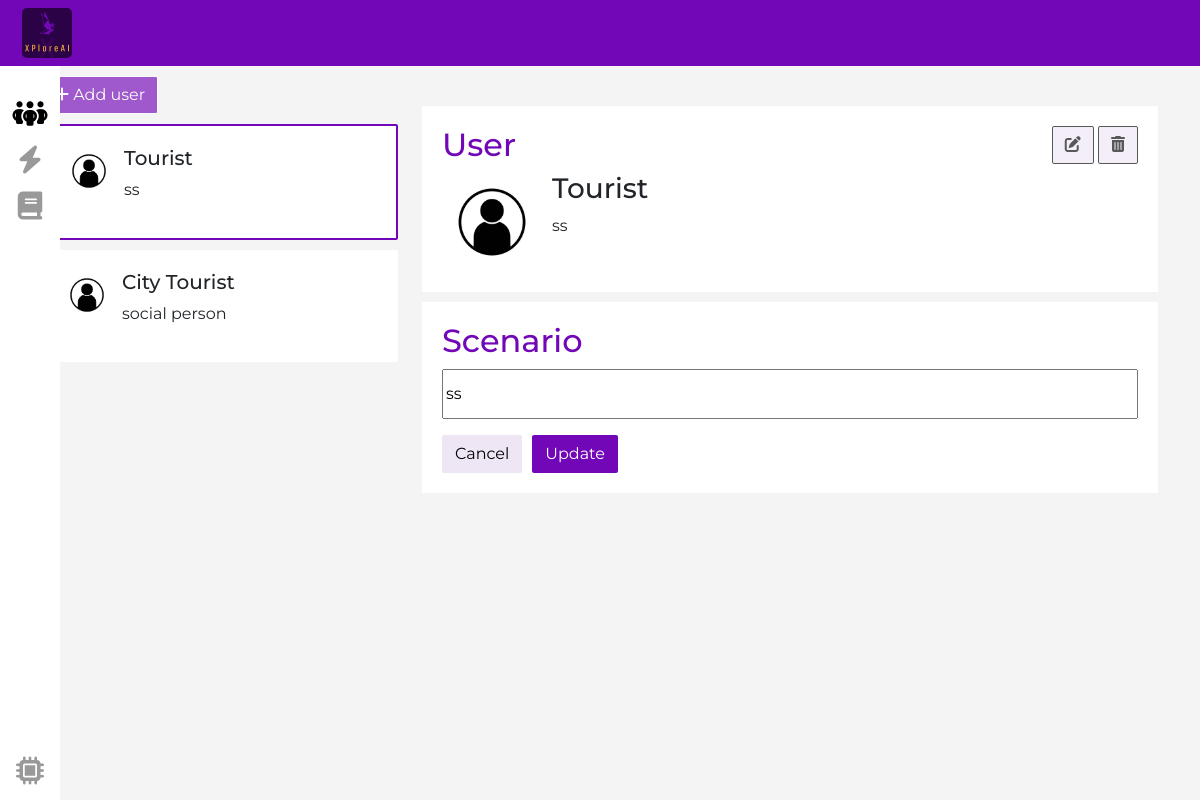
The page /fdd_app/persona=38/scenario=56/update_scenario on the database its author committed.
### fdd_app/models.py (models this page shows)
class Persona(models.Model):
  image = models.ImageField(upload_to='personas/', default='personas/default_persona.jpeg')
  name = models.CharField(max_length=100, blank=True)
  description = models.TextField(blank=True)

class Scenario(models.Model):
  persona = models.ForeignKey(Persona, on_delete=models.CASCADE, blank=True)
  description = models.CharField(max_length=300, blank=True)

### fdd_app/views.py (the view)
# urls.py: path('persona=<int:persona_id>/scenario=<int:scenario_id>/update_scenario', views.update_scenario, name='update_scenario'),
def update_scenario(request, persona_id, scenario_id):
  lastest_persona = Persona.objects.latest('id')
  latest_scenario = Scenario.objects.earliest('id')
  scenario = get_object_or_404(Scenario, id = scenario_id)
  persona = Persona.objects.get(id=persona_id)
  personas = Persona.objects.all().order_by("-id")
  scenarios = Scenario.objects.filter(persona=persona).order_by("-id")
  top_scenario = Scenario.objects.earliest('id')
  samples_per_scenario = []
  for s in scenarios:
    samples = Sample.objects.filter(scenario=s)
    samples_per_scenario.append({'scenario': s, 'samples': samples})
  scenario_form = ScenarioForm(request.POST or None, instance = scenario)
  if scenario_form.is_valid():
    scenario_form.save()
    return redirect('/fdd_app/persona={}/create_scenarios'.format(persona_id, scenario_id))
  return render(request, "fdd_app/update_scenario.html",
    {
    'latest_persona': lastest_persona,
    'latest_scenario': latest_scenario,
    'scenario_form': scenario_form,
    'scenario':scenario,
    'top_scenario': top_scenario,
    'scenarios': scenarios,
    'personas': personas,
    'persona': persona,
    'samples_per_scenario': samples_per_scenario
    })

### fdd_app/forms.py
class ScenarioForm(forms.ModelForm):
  description = forms.CharField(widget=forms.TextInput(attrs={'placeholder': 'Scenario'}), label="", required=False)
  class Meta:
    model = Scenario
    exclude = ['persona']

### fdd_app/templates/fdd_app/update_scenario.html (shortened to what this page needs)
<!DOCTYPE html>
<html lang="en">
<head>
  {% load static %}
  <link rel="stylesheet" type="text/css" href="{% static 'fdd_app/css/style.css' %}">
  <link href="https://cdn.jsdelivr.net/npm/bootstrap@5.2.0-beta1/dist/css/bootstrap.min.css" rel="stylesheet">
</head>
<body class="font greybackground">
      <nav class="main-menu side-nav sticky">
            <ul>
                <li>
                    <a class="margin-top-extra-large margin-bottom-small" href="/fdd_app/persona={{persona.id}}/create_scenarios">
                        <i class="fa-solid fa-people-group fa-2x icon-nav active-nav"></i>
                    </a>
                </li>
                <li class="has-subnav">
                    <a class="margin-bottom-small" href="/fdd_app/persona={{top_scenario.persona.id}}/scenario={{top_scenario.id}}/samples">
                        <i class="fa-solid fa-bolt fa-2x icon-nav font-2em"></i>
                    </a>
                </li>
              <li class="has-subnav">
                    <a href="/fdd_app/failure_analysis">
                        <i class="fa-solid fa-book fa-2x icon-nav font-2em"></i>
                    </a>
                </li>
            </ul>
            <ul class="logout">
                <li>
                   <a href="#">
                        <i class="fa-solid fa-microchip fa-2x icon-nav font-2em"></i>
                    </a>
                </li>
            </ul>
        </nav>
  <nav class="navbar navbar-expand-lg">
    <div class="container-fluid">
      <img class="logo" src="/media/logo/xploreai.png" alt="XploreAI">
    </div>
  </nav>
  <div class="container">
    <div class="row greybackground">
      <div class="col-4">
        <a class="btn primary margin-top-small margin-bottom-small disabled" href="fdd_app/create_persona"><i class="fa-solid fa-plus disabled"></i> Add user</a>
        {% for p in personas %}
          <div class="{% if p.id == persona.id %}myactive mycard{% else %}mycard{%endif%} margin-bottom-small position-relative d-flex ">
            <img class="thumb margin-right-small" src="{{p.image.url}}" alt="/media/personas/default_persona.jpeg">
            <div>
              <h5>{{p.name}}</h5>
              <p>{{p.description}}</p>
            </div>
          </div>
        {% endfor %}
      </div>
      <div class="col-8">
        <div class="whitebackground margin-top-large padding20px">
          <div class="d-flex justify-content-between">
            <h2 class="purple-color">User</h2>
            <div>
              <a class="btn secondary disabled" href="/fdd_app/persona={{persona.id}}/update_persona"><i class="fa-solid fa-pen-to-square"></i></a>
              <a class="btn secondary disabled" href="/fdd_app/persona={{persona.id}}/delete_persona"><i class="fa-solid fa-trash-can"></i></a>
            </div>
          </div>
          <div class="d-flex">
            <img class="largethumb margin-right-small" src="{{persona.image.url}}" alt="/media/personas/default_persona.jpeg">
            <div>
              <h3>{{persona.name}}</h3>
              <p>{{persona.description}}</p>
            </div>
          </div>
        </div>
        <div class="whitebackground margin-top-small padding20px">
          <h2 class="purple-color">Scenario</h2>
          <form method="POST">
            {{ scenario_form.as_p }}
            <div class="d-flex">
              <a class="btn secondary margin-right-small" href="/fdd_app/persona={{persona.id}}/create_scenarios">Cancel</a>
              <input class="btn primary" type="submit" value="Update">
            </div>
          </form>
        </div>
        </div> <! -- END RIGHT -->
    </div> <! -- END ROW -->
  </div> <! -- END CONTAINER -->
</body>
</html>

### fdd_app/static/fdd_app/css/style.css (style rules this page uses)
:root { --purple: #7207B7; --white: #ffffff; --gold: #ECA355; --lightgold: rgba(236, 163, 85, 0.2); --light: #F9FAFB; --lightpurple: #efe6f5; --black: #000000; --red: red; --yellow: yellow; --green: green; --blue: blue; --pink: #BB657B; --grey: #f4f4f4; --darkpurple: #2b0245; --disabled: #A05BCD; }
body.font { font-family: 'Montserrat', sans-serif; }
.greybackground { background-color: var(--grey); }
a.disabled { pointer-events: none; cursor: default; }
.mycard { border-radius: 2px; padding: 20px; background-color: white; }
.myactive { border: 2px solid var(--purple); }
.thumb { max-height: 50px; width: auto; border-radius: 2px; }
.largethumb { max-width: 100px; height: auto; border-radius: 2px; }
#id_description { width: 100%; height: 50px; }
.purple-color { color: var(--purple); }
.primary { background-color: var(--purple) !important; color: var(--white) !important; }
.secondary { background-color: var(--lightpurple) !important; color: var(--black) !important; }
.btn { border-radius: 2px !important; }
.padding20px { padding: 20px !important; }
.margin-bottom-small { margin-bottom: 10px; }
.margin-top-extra-large { margin-top: 100px; }
.margin-top-large { margin-top: 40px !important; }
.margin-top-small { margin-top: 10px !important; }
.margin-right-small { margin-right: 10px; }
.logo { border-radius: 5px; height: 50px; }
.navbar { position: absolute; background-color: var(--purple); padding-left: 10px !important; padding-right: 10px !important; z-index: 1000; }
.whitebackground { background-color: white; }
.font-2em { font-size: 2em; }
.icon-nav { font-size: 2em; font-size: 2em; position: relative; display: table-cell; width: 60px; height: 36px; text-align: center; vertical-align: middle; font-size:20px; }
.active-nav { color: black; }
.main-menu { background: var(--white); position:absolute; z-index: 6; top:0; bottom:0; height:100%; left:0; width:60px; overflow:hidden; -webkit-transition:width .05s linear; transition:width .05s linear; -webkit-transform:translateZ(0) scale(1,1); z-index:1000; }
.main-menu>ul { margin:7px 0; }
.main-menu li { position:relative; z-index: 6; display:block; width:250px; }
.main-menu li>a { position:relative; display:table; border-collapse:collapse; border-spacing:0; color:#999; font-family: arial; font-size: 14px; text-decoration:none; -webkit-transform:translateZ(0) scale(1,1); -webkit-transition:all .1s linear; transition:all .1s linear; }
.main-menu>ul.logout { position:absolute; left:0; bottom:0; }
nav ul,nav li { outline:0; margin:0; padding:0; }
.sticky { position: fixed; }

### rows shown on the page
Persona: image (placeholder picture), name "Tourist", description "ss"
Persona: image (placeholder picture), name "City Tourist", description "social person"
Scenario: description "ss"
